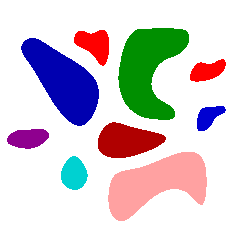
#> input picture trabalho4/images/objetos3.png, 238 x 238 px
$ jupyter execute --allow-errors trabalho4.ipynb   (older library calls are emulated)
#> lines starting #> are read from the running program, lines starting #| are printed output that depends on the picture; after the words box and inside, x2 and y2 are one past the last pixel; in counts of white or black regions, pixels touching at a corner belong together
[cell 1]
from scipy import misc
from scipy import ndimage
from scipy.fft import ifftn
from scipy.spatial.distance import pdist
from scipy.ndimage import rotate
import cv2
import cv2 as cv
import numpy as np
import matplotlib.pyplot as plt
import matplotlib.cm as cm
import math
from math import sqrt

import warnings
warnings.filterwarnings('ignore')

### IMAGEM ESCOLHIDA

[cell 2]
img_file_name = 'images/objetos3.png'
# Read the image
img = cv2.imread(img_file_name)
#> img is the input picture: shape (238, 238, 3); mean B, G, R 209.9, 205.5, 212.4
plt.imshow(img)

## Transformação de cores

[cell 3]
img = cv2.imread(img_file_name, cv2.IMREAD_GRAYSCALE)
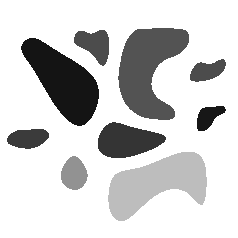
#> img: shape (238, 238); min 20, max 255, mean 207.9
plt.imshow(img, 'gray')

[cell 4]
(t, img_bw) = cv2.threshold(img,210,255, cv2.THRESH_BINARY)
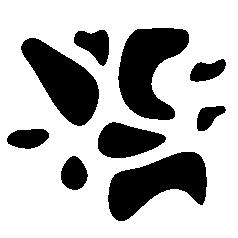
#> img_bw: shape (238, 238); 71.3% white; 9 black regions
plt.imshow(img_bw, 'gray')

## Detecção de bordas

[cell 5]
edges = cv2.Laplacian(img, cv2.CV_16S, ksize=3).astype(int)
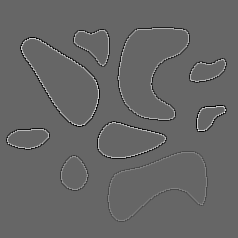
#> edges: shape (238, 238) int64; min -940, max 1392, mean 0; drawn with min black and max white
background = np.where(edges,255,255)
#> background: shape (238, 238) int64; every value is 255
background_minus_edges = background - edges
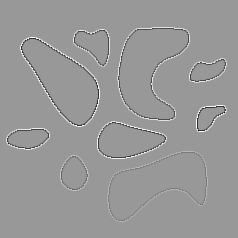
#> background_minus_edges: shape (238, 238) int64; min -1137, max 1195, mean 255; drawn with min black and max white
edges_img = cv2.merge((background_minus_edges, background_minus_edges, background))
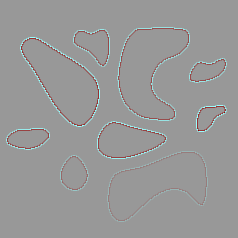
#> edges_img: shape (238, 238, 3) int32; mean of channels 0, 1, 2 255, 255, 255; drawn with min black and max white
edges_img[edges_img < 0] = 0
edges_img[edges_img > 255] = 255
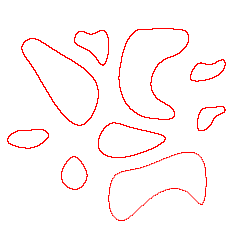
#> edges_img: shape (238, 238, 3) int32; mean of channels 0, 1, 2 247.1, 247.1, 255; drawn as B, G, R
plt.imshow(edges_img, 'gray')
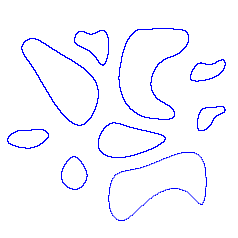
#> shown: shape (238, 238, 3); mean R, G, B 247.1, 247.1, 255

[cell 6]
img = cv.imread(img_file_name)
sobel = cv.Sobel(img, -1, 1, 1)
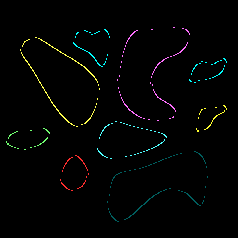
#> sobel: shape (238, 238, 3); mean B, G, R 3, 3.6, 2.8

fig, ax = plt.subplots(ncols=2,figsize=(15,5))
ax[0].imshow(img, cmap = 'gray')
ax[0].set_title('Original')
ax[0].axis('off')
ax[1].imshow(sobel, cmap = 'gray')
ax[1].set_title('Sobel Aplicado')
ax[1].axis('off')
plt.show()
#> figure, not shown here; B, G, R data is drawn as R, G, B

## Extração de propriedades dos objetos

[cell 7]
cs = cv2.findContours(img_bw, cv2.RETR_TREE, cv2.CHAIN_APPROX_SIMPLE)[0]
#> cs = 10 contours; largest, box (x1, y1, x2, y2) and area: (0, 0, 238, 238) 56169, (117, 27, 190, 121) 4107, (107, 151, 208, 222) 4067, (20, 37, 100, 127) 3690, (97, 121, 167, 159) 1762
#> (the rest of this cell did not finish here and is left out)

[cell 8]
areas = np.zeros((len(cs)))
#> areas = [0, 0, 0, 0, 0, 0, 0, 0, 0, 0]
# salvar as áreas para usar no histograma

## Calculo da excentricidade

[cell 9]
def calc_ecc(c):
    (eM, em) = cv2.fitEllipse(c)[1]
    (aux1, aux2) = (em / 2 , eM / 2) #em = eixo menor / eM = eixo maior
    # aux1 = em/2 ; aux2 = eM/2
    # ecc = sqrt(aux1*aux1 - aux2*aux2) / aux1
    ecc =round(np.sqrt(pow(aux1,2) - pow(aux2,2))/aux1,2)
    return ecc

#> (a cell that did not finish here is left out)

## Histograma

[cell 11]
small = len(areas[areas < 1500])
#> small = 9
medium = len(areas) - (len(areas[areas < 1500]) + len(areas[areas >= 3000]))
#> medium = 0
big = len(areas[areas >= 3000])
#> big = 1
colors = ['blue']
labels = [small, medium, big]
#> labels = [9, 0, 1]
plt.hist(x=areas, bins=[0, 1500, 3000, 4500],color = colors, label = labels, rwidth=.9)

result = """
    numero de regiões pequenas: {} \n
    numero de regiões medias: {} \n
    numero de regiões grandes: {}
"""
print(result.format(small, medium, big))
#|     numero de regiões pequenas: 9
#|     numero de regiões medias: 0
#|     numero de regiões grandes: 1

plt.title('Area\n', fontweight = 'bold')
plt.xlabel("Histograma de areas dos objetos")
plt.ylabel("Numero de Objetos")
plt.show()
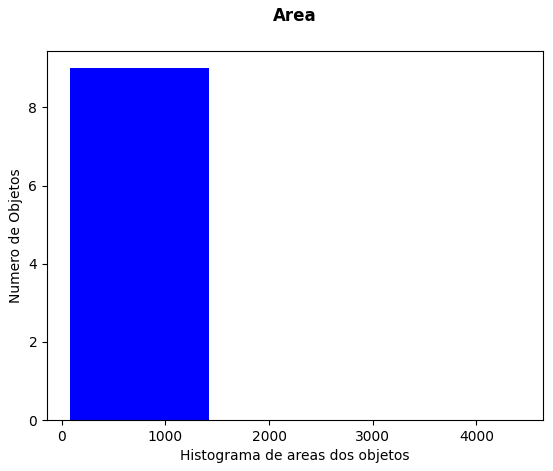
#> figure drawn by matplotlib, 1 panel; tallest bar 9 high, from x = 75 to 1425

$ run again, with trabalho4/images/objetos1.png copied over trabalho4/images/objetos3.png
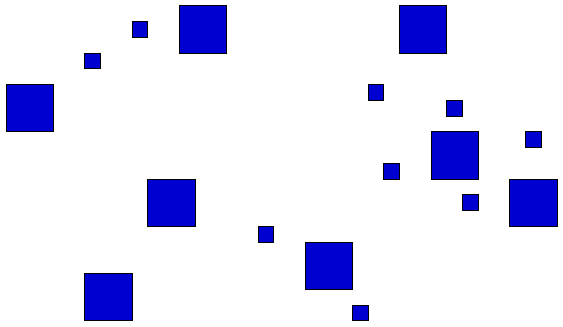
#> input picture trabalho4/images/objetos1.png, 563 x 327 px
#> img is the input picture: shape (327, 563, 3); mean B, G, R 247.3, 225.6, 225.6
#> img: shape (327, 563)
#> img_bw: shape (327, 563); 88.5% white; 17 black regions
#> background: shape (327, 563) int64; every value is 255
#> `sobel = cv.Sobel(img, -1, 1, 1)`:
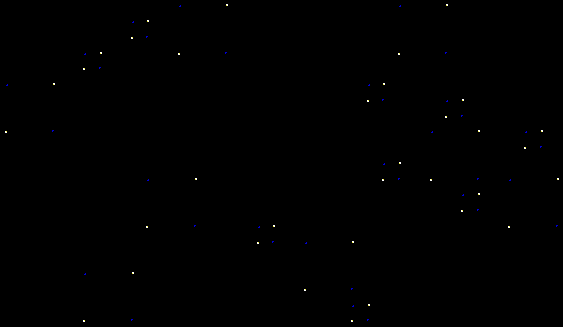
#> sobel: shape (327, 563, 3); mean B, G, R 0.3, 0.2, 0.2
#> cs = 18 contours; largest, box (x1, y1, x2, y2) and area: (0, 0, 563, 327) 183212, (83, 272, 134, 322) 2448, (508, 178, 559, 228) 2448, (146, 178, 197, 228) 2448, (430, 130, 480, 181) 2448
#> areas = 18 values from 0 to 0
#> small = 17
#> medium = 0
#> big = 1
#> labels = [17, 0, 1]
#|     numero de regiões pequenas: 17
#|     numero de regiões medias: 0
#|     numero de regiões grandes: 1
#> `plt.show()`:
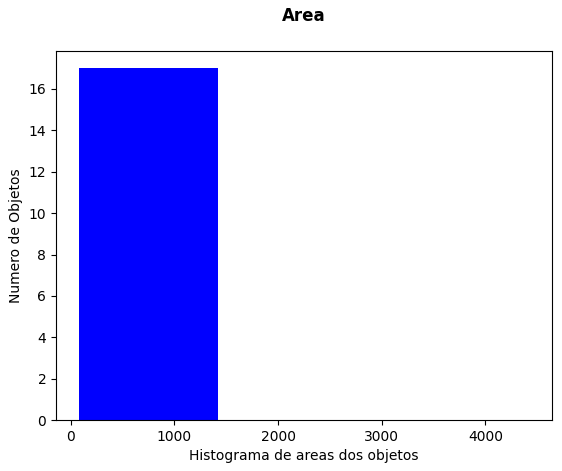
#> figure drawn by matplotlib, 1 panel; tallest bar 17 high, from x = 75 to 1425

$ run again, with trabalho4/images/objetos2.png copied over trabalho4/images/objetos3.png
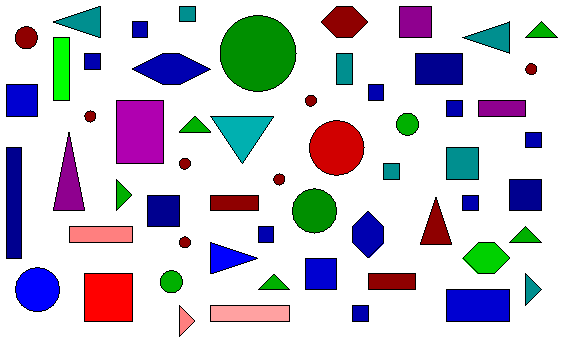
#> input picture trabalho4/images/objetos2.png, 563 x 343 px
#> img is the input picture: shape (343, 563, 3); mean B, G, R 211.4, 200.9, 203
#> img: shape (343, 563)
#> img_bw: shape (343, 563); 73.4% white; 58 black regions
#> background: shape (343, 563) int64; every value is 255
#> `sobel = cv.Sobel(img, -1, 1, 1)`:
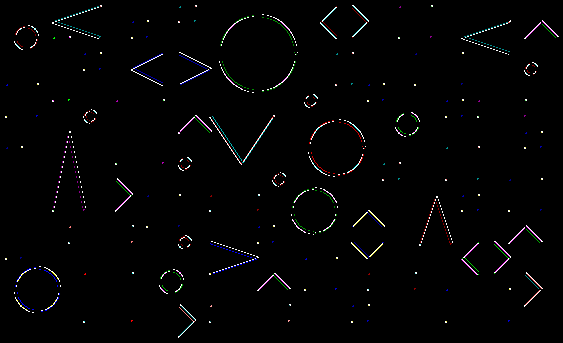
#> sobel: shape (343, 563, 3); mean B, G, R 3.8, 3.5, 3.5
#> cs = 59 contours; largest, box (x1, y1, x2, y2) and area: (0, 0, 563, 343) 192204, (219, 14, 298, 93) 4724, (115, 99, 165, 165) 3183, (83, 272, 134, 323) 2498, (308, 119, 366, 177) 2480
#> areas = 59 values from 0 to 0
#> small = 58
#> medium = 0
#> big = 1
#> labels = [58, 0, 1]
#|     numero de regiões pequenas: 58
#|     numero de regiões medias: 0
#|     numero de regiões grandes: 1
#> `plt.show()`:
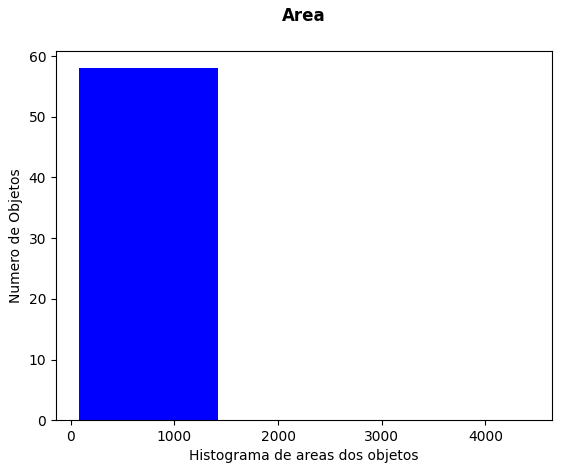
#> figure drawn by matplotlib, 1 panel; tallest bar 58 high, from x = 75 to 1425
